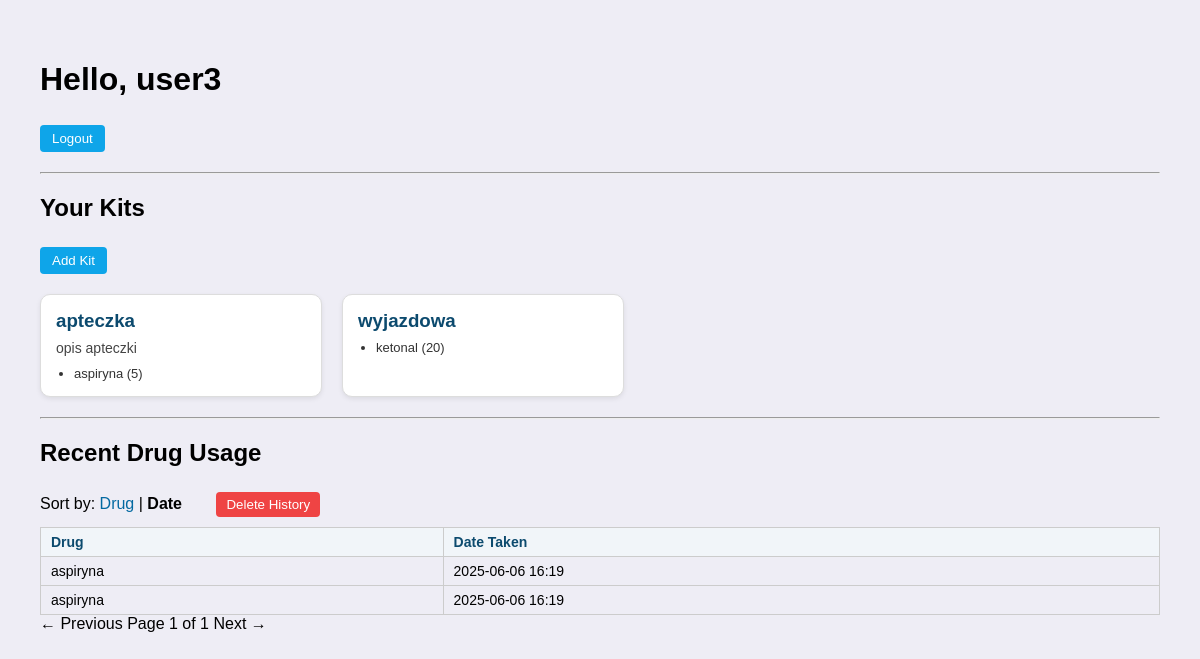
The app's page /dashboard/ (signed in) with its own data.
### app_med_kit/models.py (models this page shows, shortened)
class Kit(models.Model):
    user = models.ForeignKey(User, on_delete=models.CASCADE)
    name = models.CharField(max_length=100)
    description = models.TextField(blank=True)

class Drug(models.Model):
    kit = models.ForeignKey(Kit, on_delete=models.CASCADE, related_name='drugs')
    name = models.CharField(max_length=100)
    number = models.PositiveIntegerField()
    description = models.TextField(blank=True)
    price = models.DecimalField(max_digits=10, decimal_places=2, default=0)
    expiration_date = models.DateField(null=True, blank=True)
    created_at = models.DateTimeField(auto_now_add=True)

class DrugTake(models.Model):
    user = models.ForeignKey(User, on_delete=models.CASCADE)
    drug = models.ForeignKey('Drug', on_delete=models.CASCADE)
    taken_at = models.DateTimeField(auto_now_add=True)

### app_med_kit/views.py (the view, shortened to what this page needs)
# urls.py: path('', views.dashboard, name='dashboard'),
@login_required
def dashboard(request):
    kits = Kit.objects.filter(user=request.user)
    show_form = request.GET.get('add_kit') == '1'
    form = KitForm() if show_form else None
    take_sort = request.GET.get('take_sort', 'taken_at')
    take_page = request.GET.get('take_page', 1)
    if take_sort == 'drug':
        takes = DrugTake.objects.filter(user=request.user).select_related('drug').order_by('drug__name')
    else:
        takes = DrugTake.objects.filter(user=request.user).select_related('drug').order_by('-taken_at')
    paginator = Paginator(takes, 5)
    take_page_obj = paginator.get_page(take_page)
    return render(request, 'app_med_kit/dashboard.html', {
        'kits': kits,
        'form': form,
        'show_form': show_form,
        'take_page_obj': take_page_obj,
        'take_sort': take_sort,
    })

### app_med_kit/templates/app_med_kit/dashboard.html (shortened to what this page needs)
{% extends 'app_med_kit/med_kit_base.html' %}
{% load static %}
{% block extra_css %}
<link rel="stylesheet" href="{% static 'css/dashboard.css' %}">
{% endblock %}
{% block content %}
<h1>Hello, {{ user.username }}</h1>
<form method="post" action="{% url 'logout' %}">
    <button type="submit">Logout</button>
</form>
<hr>
<h2>Your Kits</h2>
<a href="?add_kit=1"><button {% if show_form %}disabled{% endif %}>Add Kit</button></a>
<div class="kit-grid">
  {% for kit in kits %}
    <a href="{% url 'manage_kit' kit.id %}" class="kit-card">
      <h3>{{ kit.name }}</h3>
      {% if kit.description %}
        <p>{{ kit.description }}</p>
      {% endif %}
      <ul>
        {% for drug in kit.drugs.all|slice:":3" %}
          <li>{{ drug.name }} ({{ drug.number }})</li>
        {% endfor %}
      </ul>
    </a>
  {% empty %}
    <p>You have no kits yet.</p>
  {% endfor %}
</div>
<hr>
<h2>Recent Drug Usage</h2>
<div class="sort-navbar">
  Sort by:
  {% if take_sort == 'drug' %}
    <strong>Drug</strong> |
    <a href="?take_sort=taken_at">Date</a>
  {% else %}
    <a href="?take_sort=drug">Drug</a> |
    <strong>Date</strong>
  {% endif %}
  <form method="post" action="{% url 'delete_usage_history' %}" id="delete-history-form" style="display: inline; margin-left: 20px;">
    <button type="button" onclick="confirmDeleteHistory()">Delete History</button>
  </form>
</div>
<table class="usage-table">
  <thead>
    <tr>
      <th>Drug</th>
      <th>Date Taken</th>
    </tr>
  </thead>
  <tbody>
    {% for take in take_page_obj %}
      <tr>
        <td>{{ take.drug.name }}</td>
        <td>{{ take.taken_at|date:"Y-m-d H:i" }}</td>
      </tr>
    {% empty %}
      <tr><td colspan="2">No drug usage yet.</td></tr>
    {% endfor %}
  </tbody>
</table>
<div class="pagination">
  {% if take_page_obj.has_previous %}
    <a href="?take_sort={{ take_sort }}&take_page={{ take_page_obj.previous_page_number }}">← Previous</a>
  {% else %}
    <span class="disabled">← Previous</span>
  {% endif %}
  <span>Page {{ take_page_obj.number }} of {{ take_page_obj.paginator.num_pages }}</span>
  {% if take_page_obj.has_next %}
    <a href="?take_sort={{ take_sort }}&take_page={{ take_page_obj.next_page_number }}">Next →</a>
  {% else %}
    <span class="disabled">Next →</span>
  {% endif %}
</div>
{% endblock %}

### static/css/med_kit_base.css (style rules this page uses)
body { font-family: Arial, sans-serif; background-color: #eeedf5; color: #000000; padding: 20px; }
h1, h2 { color: #000000; }
button { background-color: #0ea5e9; color: white; padding: 6px 12px; border: none; border-radius: 4px; cursor: pointer; margin-top: 5px; }
a { color: #0369a1; text-decoration: none; }
hr { margin: 20px 0; }

### static/css/dashboard.css (style rules this page uses)
body { margin: 20px; padding: 20px; }
.kit-grid { display: flex; flex-wrap: wrap; gap: 20px; margin-top: 20px; }
.kit-card { display: block; width: 250px; background-color: #fff; border: 1px solid #ddd; border-radius: 10px; padding: 15px; box-shadow: 0 2px 5px rgba(0, 0, 0, 0.08); text-decoration: none; color: inherit; transition: transform 0.2s ease, box-shadow 0.2s ease; }
.kit-card h3 { margin-top: 0; margin-bottom: 8px; color: #0c4a6e; }
.kit-card p { margin: 0 0 10px 0; font-size: 14px; color: #444; }
.kit-card ul { list-style-type: disc; padding-left: 18px; margin: 0; font-size: 13px; color: #333; }
.usage-table { width: 100%; border-collapse: collapse; margin-top: 10px; font-size: 14px; }
.usage-table th, .usage-table td { border: 1px solid #ccc; padding: 6px 10px; text-align: left; }
.usage-table th { background-color: #f1f5f9; color: #0c4a6e; }
.sort-navbar button { background-color: #ef4444; color: white; border: none; border-radius: 4px; padding: 5px 10px; margin-left: 10px; cursor: pointer; }

### records on screen
Kit: name "apteczka", description "opis apteczki"
Drug: name "aspiryna", number "5"
Kit: name "wyjazdowa"
Drug: name "ketonal", number "20"
DrugTake: drug.name "aspiryna", taken_at "2025-06-06 16:19"
DrugTake: drug.name "aspiryna", taken_at "2025-06-06 16:19"

### other values on screen
{{ user.username }} "user3"
{{ take_page_obj.number }} "1"
{{ take_page_obj.paginator.num_pages }} "1"
